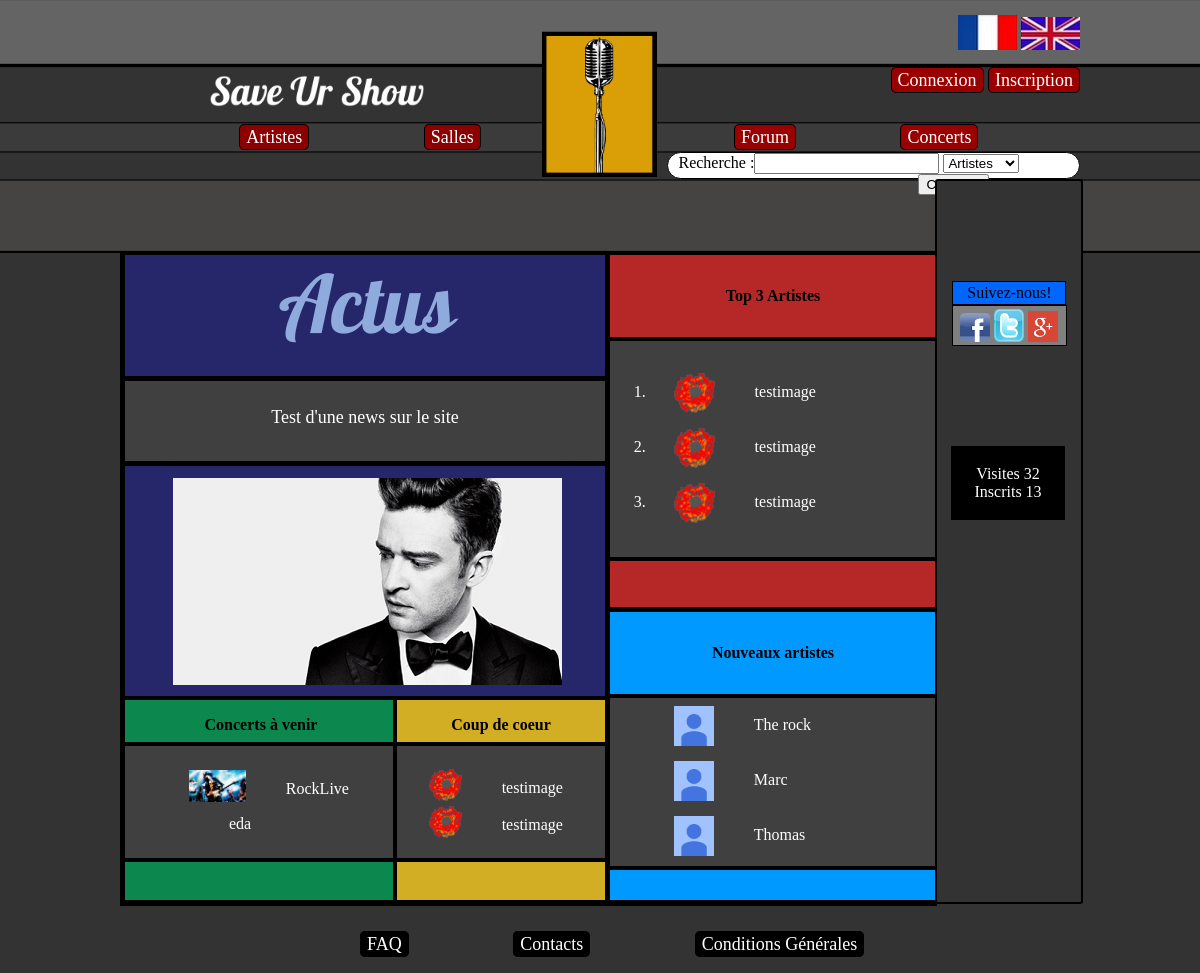
The app's page /SaveUrShow/index.php with its own data.
### tables this page shows
CREATE TABLE IF NOT EXISTS `statistique` (
  `ID` int(11) NOT NULL AUTO_INCREMENT,
  `nombre_inscrit` int(11) DEFAULT NULL,
  `nombre_visite` int(11) DEFAULT NULL,
  PRIMARY KEY (`ID`)
);

CREATE TABLE IF NOT EXISTS `actu` (
  `ID` int(11) NOT NULL AUTO_INCREMENT,
  `texte` text NOT NULL,
  `photo` varchar(255) DEFAULT NULL,
  PRIMARY KEY (`ID`)
);

CREATE TABLE IF NOT EXISTS `artiste` (
  `ID` int(11) NOT NULL AUTO_INCREMENT,
  `nom_artiste` varchar(25) NOT NULL,
  `date_ajout_artiste` datetime DEFAULT NULL,
  `image_artiste` varchar(255) DEFAULT NULL,
  `bio_artiste` text,
  `ID_genre` int(11) NOT NULL,
  PRIMARY KEY (`ID`)
);

CREATE TABLE IF NOT EXISTS `concert` (
  `ID` int(11) NOT NULL AUTO_INCREMENT,
  `nom_du_concert` varchar(255) NOT NULL,
  `image_concert` varchar(255) DEFAULT NULL,
  `date_du_concert` date DEFAULT NULL,
  `heure_du_concert` time DEFAULT NULL,
  `salle_ID` int(11) DEFAULT NULL,
  `date_ajout_concert` datetime DEFAULT NULL,
  PRIMARY KEY (`ID`),
  KEY `fk_concert_salle1_idx` (`salle_ID`)
);

### SaveUrShow/controleurs/accueil.php (called while the page is built)
<?php
include('modeles/modele_news.php');
$actu = getActu();
$IDTop = getIDTop();
$artiste1 = getArtiste($IDTop['ID_artiste1']);
$artiste2 = getArtiste($IDTop['ID_artiste2']);
$artiste3 = getArtiste($IDTop['ID_artiste3']);
$IDCoeur = getIDCoeur();
$coeur1 = getArtiste($IDCoeur['ID_artiste1']);
$coeur2 = getArtiste($IDCoeur['ID_artiste2']);
$newArtiste = getNewArtiste();
$lastConcert = getLastConcert();
include('vues/header.php');
include('vues/vue_accueil.php');
include('vues/footer.php');
 ?>

### SaveUrShow/controleurs/fr.php (called while the page is built, shortened)
<?php
	$CONNEXION = 'Connexion';
	$INSCRIPTION = 'Inscription';
	$TXT_ARTISTES = 'Artistes';
	$TXT_SALLES = 'Salles';
	$TXT_CONCERTS = 'Concerts';
	$TXT_FORUM = 'Forum';
	$RECHERCHE = 'Recherche :';
	$TXT_SUIVRE = 'Suivez-nous!';
	$TXT_CONNECTES = 'Visites';
	$TXT_INSCRITS = 'Inscrits';
$_TOP_ARTISTE = 'Top 3 Artistes';
$_NEW_ARTISTE = 'Nouveaux artistes';
$COEUR = 'Coup de coeur';
$VENIR = 'Concerts &agrave venir';
 ?>

### SaveUrShow/modeles/modele_stat.php (called while the page is built, shortened)
<?php
	function nbrVisite(){
	global $bdd;
	$req = $bdd -> prepare("SELECT nombre_visite FROM statistique");
	$req -> execute();
	$res = $req->fetch();
	return $res[0];
	}
	function nbrInscrit(){
		global $bdd;
		$req = $bdd -> prepare("SELECT count(ID) FROM membre");
		$req -> execute();
	$res = $req->fetch();
	return $res['count(ID)'];
	}
 ?>

### SaveUrShow/modeles/modele_news.php (called while the page is built)
<?php
function getActu(){
		global $bdd;
		$query=$bdd->prepare('SELECT texte, photo FROM actu');
        $query->execute();
	    $actu=$query->fetch();
	    return $actu;
}
function getIDTop(){
		global $bdd;
		$req = $bdd -> query("SELECT ID_artiste1,  ID_artiste2, ID_artiste3 FROM top");
		$IDTop=$req->fetch();
	    return $IDTop;
}
function getArtiste($ID){
		global $bdd;
		$query=$bdd->prepare('SELECT artiste.nom_artiste, artiste.image_artiste FROM artiste WHERE ID = :ID');
		$query->bindValue(':ID',$ID, PDO::PARAM_STR);
        $query->execute();
	    $top_artiste=$query->fetch();
	    return $top_artiste;
}
function getIDCoeur(){
		global $bdd;
		$req = $bdd -> query("SELECT ID_artiste1,  ID_artiste2 FROM coup_de_coeur");
		$IDCoeur=$req->fetch();
	    return $IDCoeur;
}
function getNewArtiste(){
		global $bdd;
		$query=$bdd->prepare('SELECT artiste.nom_artiste, artiste.image_artiste FROM artiste ORDER BY date_ajout_artiste DESC');
        $query->execute();
	    $new_artiste=$query->fetchAll();
	    return $new_artiste;
}
function getLastConcert(){
		global $bdd;
		$query=$bdd->prepare('SELECT nom_du_concert, image_concert FROM concert ORDER BY date_du_concert DESC');
        $query->execute();
	    $lastConcert=$query->fetchAll();
	    return $lastConcert;
}
?>

### SaveUrShow/vues/vue_accueil.php (the view, shortened to what this page needs)
<div class="container1">
<div class="titre1"><a href="#"><img src="ressources/image/actus.png"/></a></div>
<div class="box1"><?php echo $actu['texte'] ?></div>
<a href="#"><img class="photo" src=<?php echo '"'.$actu['photo'].'"' ?>/></a>
</div>
<div class="container2">
<div class="titre2"><?php echo $_TOP_ARTISTE ?></div>
<div class="box2">
	<ol>
		<li class=""><a href=<?php echo '"?page=artiste&artiste='.$artiste1['nom_artiste'].'"' ?>><img class="artistes" src=<?php echo '"'.$artiste1['image_artiste'].'"' ?>/><?php echo $artiste1['nom_artiste'] ?></a></li>
		<li class=""><a href=<?php echo '"?page=artiste&artiste='.$artiste2['nom_artiste'].'"' ?>><img class="artistes" src=<?php echo '"'.$artiste2['image_artiste'].'"' ?>/><?php echo $artiste2['nom_artiste'] ?></a></li>
		<li class=""><a href=<?php echo '"?page=artiste&artiste='.$artiste3['nom_artiste'].'"' ?>><img class="artistes" src=<?php echo '"'.$artiste3['image_artiste'].'"' ?>/><?php echo $artiste3['nom_artiste'] ?></a></li>
	</ol>
</div>
</div>
<div class="container3">
<div class="titre3"><?php echo $_NEW_ARTISTE ?></div>
<div class="box3">
	<ul>
		<li class=""><a href=<?php echo '"?page=artiste&artiste='.$newArtiste[0]['nom_artiste'].'"' ?>> <img class="new" src=<?php echo '"'.$newArtiste[0]['image_artiste'].'"' ?>/><?php echo $newArtiste[0]['nom_artiste'] ?></a></li>
		<li class=""><a href=<?php echo '"?page=artiste&artiste='.$newArtiste[1]['nom_artiste'].'"' ?>> <img class="new" src=<?php echo '"'.$newArtiste[1]['image_artiste'].'"' ?>/><?php echo $newArtiste[1]['nom_artiste'] ?></a></li>
		<li class=""><a href=<?php echo '"?page=artiste&artiste='.$newArtiste[2]['nom_artiste'].'"' ?>> <img class="new" src=<?php echo '"'.$newArtiste[2]['image_artiste'].'"' ?>/><?php echo $newArtiste[2]['nom_artiste'] ?></a></li>
	</ul>
</div>
</div>
<div class="container4">
<div class="titre4"><?php echo $VENIR ?></div>
<div class="box4">
	<ul>
		<li><a href=<?php echo '"?page=concert&concert='.$lastConcert[0]['nom_du_concert'].'"' ?>><img class="coeur" src=<?php echo '"'.$lastConcert[0]['image_concert'].'"' ?>/><?php echo $lastConcert[0]['nom_du_concert'] ?></a></li>
		<li><a href=<?php echo '"?page=concert&concert='.$lastConcert[1]['nom_du_concert'].'"' ?>><img class="coeur" src=<?php echo '"'.$lastConcert[1]['image_concert'].'"' ?>/><?php echo $lastConcert[1]['nom_du_concert'] ?></a></li>
	</ul>
</div>
</div>
<div class="container5">
<div class="titre5"><?php echo $COEUR ?></div>
<div class="box5">
<br>
	<ul>
		<li class=""><a href=<?php echo '"?page=artiste&artiste='.$coeur1['nom_artiste'].'"' ?>><img class="coeur" src=<?php echo '"'.$coeur1['image_artiste'].'"' ?>/><?php echo $coeur1['nom_artiste'] ?></a></li>
		<li class=""><a href=<?php echo '"?page=artiste&artiste='.$coeur2['nom_artiste'].'"' ?>><img class="coeur" src=<?php echo '"'.$coeur2['image_artiste'].'"' ?>/><?php echo $coeur2['nom_artiste'] ?></a></li>
	</ul>
</div>
</div>
</div>

### SaveUrShow/vues/header.php (shortened to what this page needs)
<!doctype html>
<html lang="en">
<head>
<link rel="stylesheet" href="ressources/style.css" type="text/css" media="screen" />
<body>
<header>
	<div id="logo">
	</div>
	<a href="?page=accueil"><div id="nom">
	</div></a>
	<div id="drapeau">
	<a href="?page=select_lang&lang=fr"> <img src="ressources/image/drap_fr.png" alt="Version Française" /></a>
	<a href="?page=select_lang&lang=en"> <img src="ressources/image/drap_en.png" alt="Version Anglaise"/></a>
	</div>
	<div id="connexion">
		<ul>
			<?php
			if (!isset($_SESSION['pseudo'])){
				echo '
				<li class="zone1"><a href="?page=connexion">'.$CONNEXION.'</a></li>
				<li class="zone1"><a href="?page=inscription">'.$INSCRIPTION.'</a></li>';
			}else{
				echo'
				<li class="zone1"><a href="?page=profil&profil='.$_SESSION['pseudo'].'">'.$_SESSION['pseudo'].'</a></li>
				<li class="zone1"><a href="?page=deconnexion">'.$DECONNEXION.'</a></li>';
			}
			 ?>
		</ul>
	</div>
	<div id="artistes_salles">
		<ul>
			<li class="boutons1"><a href="?page=listeartiste"><?php echo $TXT_ARTISTES;?></a></li>
			<li class="boutons1"><a href="?page=listeSalles"><?php echo $TXT_SALLES;?></a></li>
		</ul>
	</div>
	<div id="forum_concerts">
		<ul>
			<li class="boutons2"><a href="?page=forum"><?php echo $TXT_FORUM;?></a></li>
			<li class="boutons2"><a href="?page=listeConcerts"><?php echo $TXT_CONCERTS;?></a></li>
		</ul>
	</div>
	<div class="Rechercher">
			<form action="index.php?page=recherche" method="post" name="Recherche">
			<label><?php echo $RECHERCHE;?></label><input type="text" name="mot_cle" id="mot_cle"/>
					<select name="type_recherche">
						<option value="1"><?php echo $TXT_ARTISTES;?></option>
					</select>
			</form>
	</div>
	<span id="bordure">
	<div id="Suivre"><span class="a3"><?php echo $TXT_SUIVRE;?></span>
	</div>
	<div class="reseaux">
		<div> <a href="https://www.facebook.com/pages/Save-Ur-Show/281799091982222?fref=ts"> <img class="reseauxsociaux" src="ressources/image/facebook.png" /></a> <span></span>
		</div>
		<div> <a href="https://twitter.com/SaveUrShow01"> <img class="reseauxsociaux" src="ressources/image/twitter.png"/></a> <span></span>
		</div>
		<div> <a href="https://plus.google.com/"> <img class="reseauxsociaux" src="ressources/image/g.png"/></a> <span></span>
		</div>
	</div>
	<div class="statistique">
		<p> <?php echo $TXT_CONNECTES;?> <?php echo $nbrVisite; ?> <br />
			<?php echo $TXT_INSCRITS;?> <?php echo $nbrInscrit; ?>
		</p>
	</div>
	</span>
</header>
<div id="contenu">

### records on screen
statistique: nombre_visite "32"
actu: texte "Test d'une news sur le site", photo (picture)
artiste: image_artiste (picture), nom_artiste "testimage"
artiste: image_artiste (placeholder picture), nom_artiste "The rock"
artiste: image_artiste (placeholder picture), nom_artiste "Marc"
artiste: image_artiste (placeholder picture), nom_artiste "Thomas"
concert: image_concert (picture), nom_du_concert "RockLive"
concert: nom_du_concert "eda"

### other values on screen
$CONNEXION "Connexion"
$INSCRIPTION "Inscription"
$TXT_ARTISTES "Artistes"
$TXT_SALLES "Salles"
$TXT_FORUM "Forum"
$TXT_CONCERTS "Concerts"
$RECHERCHE "Recherche :"
$TXT_SUIVRE "Suivez-nous!"
$TXT_CONNECTES "Visites"
$TXT_INSCRITS "Inscrits"
$nbrInscrit "13"
$_TOP_ARTISTE "Top 3 Artistes"
$_NEW_ARTISTE "Nouveaux artistes"
$VENIR "Concerts à venir"
$COEUR "Coup de coeur"
